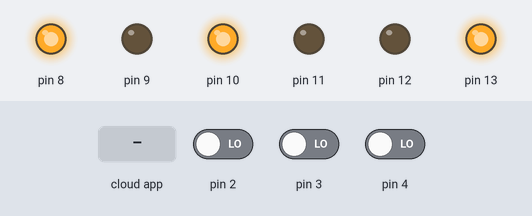
A sketch run on a simulated Arduino Uno, built with avr-gcc and run on an emulated ATmega328P. Parts: output pins drawn as LEDs (lit = HIGH). The inputs (shaded band) are chosen by the test bench; at power-on: pin 2 LOW, pin 3 LOW, pin 4 LOW. The ROS host is connected and sends only what is stated.

Above: at 1.3 s.
1.4 s: pin 2 driven HIGH
At 1.66 s:
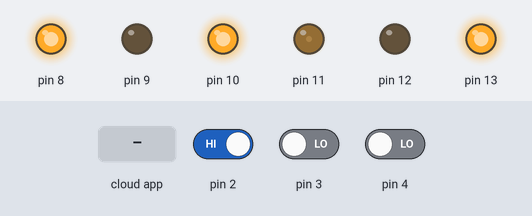
3.2 s: the phone or cloud app sets linear.x to -100
At 3.9 s:
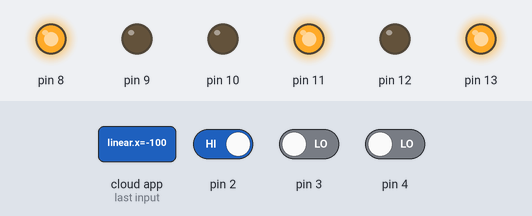
4.8 s: the phone or cloud app sets linear.x to 100
At 6.2 s:
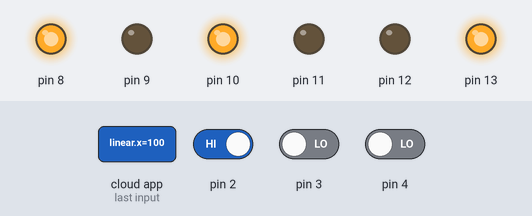
Timing chart, 0 to 7.8 s (numbered marks = the images above; inputs shaded):
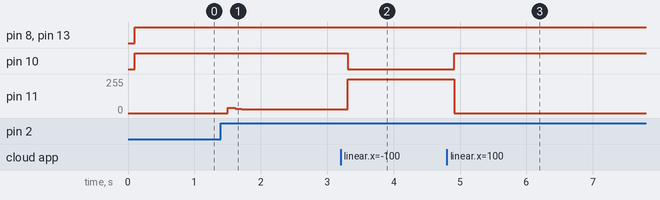

The sketch:

Turtle_Bot_ROS.ino
```cpp
/*
 * Differential drive robot implemented with Arduino and ROS
 * Low level PID speed controllers for motors.
 * Developed by: Divya Prakash Biswas on 30th May,2022
 */
#include <ros.h>
#include <geometry_msgs/Twist.h>
#include <std_msgs/Int16.h>
#include <PID_v1.h>
#include <motor.h>
#include <filter25_1kHz.h>

#define ENCA_l 2
#define ENCB_l 4
#define ENCA_r 3
#define ENCB_r 5
#define PPR 140

#define sample_time 10     // in ms, 100 Hz
#define publish_time 100     // in ms, 10 Hz
long int curr_T =0, last_T =0, last_pub_T = 0; // for dT calculation

//************* Left Motor *******************************

double left_ref_vel=0.0, left_state_vel=0.0, left_pwm=0.0;  //Define Variables we'll be connecting to PID block

filter25_1kHz left_m_filter; // Filter object for measured motor velocity filtering

double Kp_l=4, Ki_l=70, Kd_l=0.007;   // Controller Gains

PID leftPID(&left_state_vel, &left_pwm, &left_ref_vel, Kp_l, Ki_l, Kd_l, DIRECT); // PID controller object

motor left_motor(13,12,11,ENCA_l,ENCB_l);  // Motor object

volatile long int left_pos = 0;
double left_vel = 0;
long int curr_left_pos = 0,left_pos_prev = 0;

// ************ Right Motor ********************************

double right_ref_vel=0.0, right_state_vel=0.0, right_pwm=0.0;  //Define Variables we'll be connecting to PID block

filter25_1kHz right_m_filter; // Filter object for measured motor velocity filtering

double Kp_r=3.0, Ki_r=20.0, Kd_r=0.007;  // Controller Gains

PID rightPID(&right_state_vel, &right_pwm, &right_ref_vel, Kp_r, Ki_r, Kd_r, DIRECT); // PID controller object

motor right_motor(8,9,10,ENCA_r,ENCB_r);  // Motor object

volatile long int right_pos = 0;
double right_vel = 0;
long int curr_right_pos = 0, right_pos_prev = 0;

//*************** Driving Velocities of robot *******************

float des_v = 0.0; // desired linear velocity
float des_w = 0.0; // desired angular velocity
float wheel_sep = 0.2; // in meters

// ************** ROS initializations ******************

ros::NodeHandle nh;

std_msgs::Int16 r_motor_pos;
std_msgs::Int16 l_motor_pos;

void cmd_Cb(const geometry_msgs::Twist& cmd_msg)
{
  des_v = cmd_msg.linear.x;
  des_w = cmd_msg.angular.z;
}

ros::Publisher rwheel("rwheel", &r_motor_pos);
ros::Publisher lwheel("lwheel", &l_motor_pos);
ros::Subscriber<geometry_msgs::Twist> cmd_sub("cmd_vel",cmd_Cb);

void setup() {

  nh.initNode();
  nh.advertise(rwheel);
  nh.advertise(lwheel);
  nh.subscribe(cmd_sub);

  left_motor.init_pins();
  attachInterrupt(digitalPinToInterrupt(left_motor.get_encA()),readLeftEncoder,RISING);
  left_ref_vel = (double)-150.0; // -ve to rotate left wheel CCW
  leftPID.SetMode(AUTOMATIC);

  right_motor.init_pins();
  attachInterrupt(digitalPinToInterrupt(right_motor.get_encA()),readRightEncoder,RISING);
  right_ref_vel = (double)150.0;
  rightPID.SetMode(AUTOMATIC);

  delay(100); // Initial hold for millis should have some +ve value

}

void loop() {
  curr_T = millis();

  if(curr_T-last_T > sample_time) // Motor controller
  {
    double dT = (double)(curr_T - last_T)*1e-3;

    curr_left_pos = left_pos;
    left_vel = (double)(curr_left_pos - left_pos_prev)/dT;  // Measure the current velocity of left motor
    left_pos_prev = curr_left_pos;

    curr_right_pos = right_pos;
    right_vel = (double)(curr_right_pos - right_pos_prev)/dT;  // Measure the current velocity of right motor
    right_pos_prev = curr_right_pos;


    // Low Pass Filtering ; Cutoff freq = 25Hz
    left_m_filter.calc_output(left_vel);
    left_state_vel = left_m_filter.flt_vel;

    right_m_filter.calc_output(right_vel);
    right_state_vel = right_m_filter.flt_vel;

    leftPID.Compute();
    rightPID.Compute();

    left_motor.set_pwm(left_pwm);
    right_motor.set_pwm(right_pwm);


    last_T = curr_T;

  }

  if(curr_T-last_pub_T > publish_time) // ROS publishers
  {
    r_motor_pos.data = curr_right_pos;
    l_motor_pos.data = -curr_left_pos;

    rwheel.publish(&r_motor_pos);
    lwheel.publish(&l_motor_pos);
    nh.spinOnce();

    float dvel = 0.5*des_w*wheel_sep;
    left_ref_vel = (double)-637*(des_v - dvel);  // Update the motor velocity references
    right_ref_vel = (double)637*(des_v + dvel);

    last_pub_T = curr_T;
  }

}
```

left_encoder_ISR.ino
```cpp
void readLeftEncoder()
{
  int b = digitalRead(left_motor.get_encB());

  if(b>0)
  {
    left_pos++;
  }
  else
  {
    left_pos--;
  }
}
```

right_encoder_ISR.ino
```cpp
void readRightEncoder()
{
  int b = digitalRead(right_motor.get_encB());

  if(b>0)
  {
    right_pos++;
  }
  else
  {
    right_pos--;
  }
}
```

Measured:
- after the input at 1.4 s, pin 11: 0/255 → 38/255 after 0.10 s, → 31/255 0.11 s later, → 30/255 0.10 s later
- after the input at 3.2 s, pin 10: HIGH → LOW after 0.11 s; pin 11: 30/255 → 255/255 after 0.11 s
- after the input at 4.8 s, pin 10: LOW → HIGH after 0.11 s; pin 11: 255/255 → 0/255 after 0.11 s
